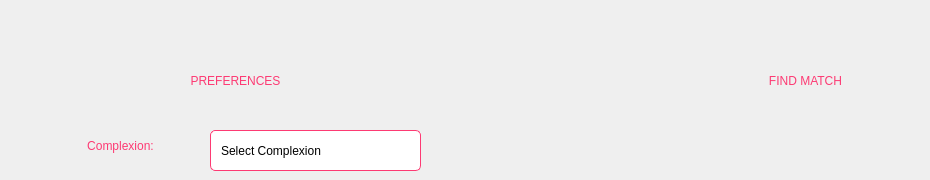
          <widget class="QWidget" name="Match_Page">
           <widget class="QLabel" name="label">
            <property name="geometry">
             <rect>
              <x>120</x>
              <y>50</y>
              <width>231</width>
              <height>61</height>
             </rect>
            </property>
            <property name="styleSheet">
             <string notr="true">color: rgb(253, 58, 115);
font: 75 16pt &quot;MS Shell Dlg 2&quot;;
</string>
            </property>
            <property name="text">
             <string>PREFERENCES</string>
            </property>
            <property name="alignment">
             <set>Qt::AlignCenter</set>
            </property>
           </widget>
           <widget class="QLabel" name="label_3">
            <property name="geometry">
             <rect>
              <x>690</x>
              <y>50</y>
              <width>231</width>
              <height>61</height>
             </rect>
            </property>
            <property name="styleSheet">
             <string notr="true">color: rgb(253, 58, 115);
font: 75 16pt &quot;MS Shell Dlg 2&quot;;
</string>
            </property>
            <property name="text">
             <string>FIND MATCH</string>
            </property>
            <property name="alignment">
             <set>Qt::AlignCenter</set>
            </property>
           </widget>
           <widget class="QComboBox" name="comboBox">
            <property name="geometry">
             <rect>
              <x>210</x>
              <y>130</y>
              <width>211</width>
              <height>41</height>
             </rect>
            </property>
            <property name="styleSheet">
             <string notr="true">QComboBox{
	border: 1px solid #fd3a73;
	border-radius: 5px;
	padding-left: 10px;
	
}
QComboBox::drop-down{
	border: 0px;
}</string>
            </property>
            <item>
             <property name="text">
              <string>Select Complexion</string>
             </property>
            </item>
            <item>
             <property name="text">
              <string>Fair Skin</string>
             </property>
            </item>
            <item>
             <property name="text">
              <string>Dark skin</string>
             </property>
            </item>
            <item>
             <property name="text">
              <string>Medium fair skin</string>
             </property>
            </item>
            <item>
             <property name="text">
              <string>White</string>
             </property>
            </item>
           </widget>
           <widget class="QLabel" name="label_5">
            <property name="geometry">
             <rect>
              <x>50</x>
              <y>130</y>
              <width>141</width>
              <height>31</height>
             </rect>
            </property>
            <property name="styleSheet">
             <string notr="true">color: rgb(253, 58, 115);
font: 75 11pt &quot;MS Shell Dlg 2&quot;;
</string>
            </property>
            <property name="text">
             <string>Complexion:</string>
            </property>
            <property name="alignment">
             <set>Qt::AlignCenter</set>
            </property>
           </widget>
          </widget>
